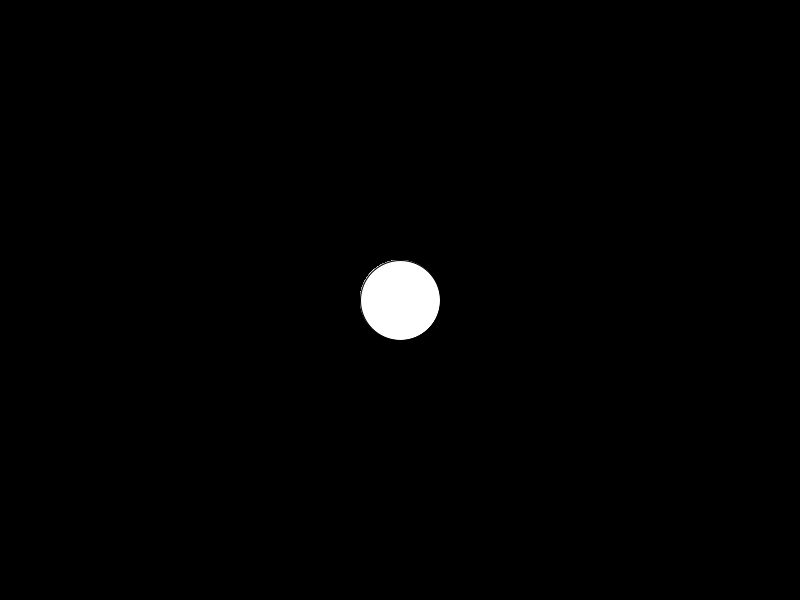
Frame 1 (no input)
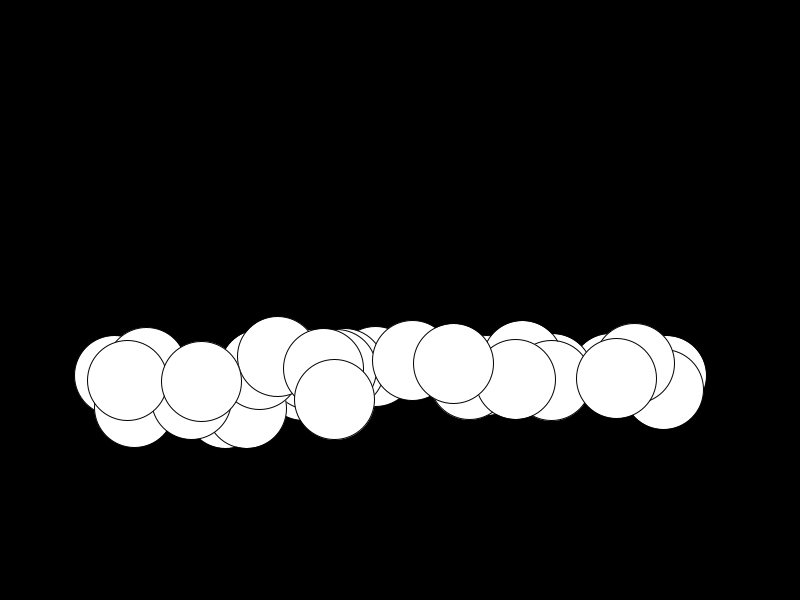
Frame 60 (the mouse pressed at the canvas centre just before this capture)
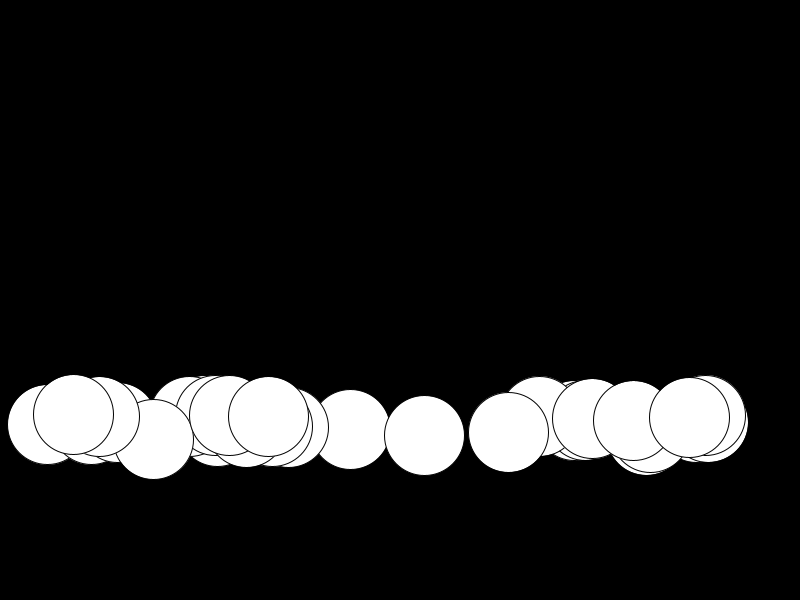
Frame 120 (the mouse held since frame 60 and released just before this capture)

The Processing sketch that drew these frames (run headless with seeded random() and noise(); from frame 60 on, the mouse is pressed at the canvas centre):

// Processing sketch: GravityBallCode
// ── GravityBallCode.pde
//declare variables
int count = 30;
float [] x = new float[count];
float [] y = new float[count];
float []velX = new float[count];
float []velY = new float[count];
float []diam = new float[count];
float g;

void setup() {
  //set size of canvas
  size(800, 600);

  //initialize variables
  for(int i = 0; i <count; i++){
  x[i] = width/2;
  y[i] = height/2;
  diam[i] = 80;
  velX[i] = random(-5, 5);
  velY[i] = random(-5, 5);
  g = 2;
}
}

void draw() {
  //draw background to cover previous frame
  background(0);
  for(int i = 0; i<count; i++){
  //draw ball
  ellipse(x[i], y[i], diam[i], diam[i]);

  //add velocity to position
  velY[i] += g;
  x[i] += velX[i];
  y[i] += velY[i];

  


  //bounce ball if it hits walls
  if (x[i] + diam[i]/2 >= width) {
    velX[i] = -abs(velX[i]);    //if the ball hits the right wall, assign x velocity the negative version of itself
  } else if (x[i] - diam[i]/2 <= 0) {
    velX[i] = abs(velX[i]);     //if the ball hits the left wall, assign x velocity the positive version of itself
  }
  if (y[i] + diam[i]/2 >= height) {
    velY[i] = -abs(velY[i]);
  } else if (y[i] - diam[i]/2 <= 0) {
    velY[i] = abs(velY[i]);
  }
}
}
